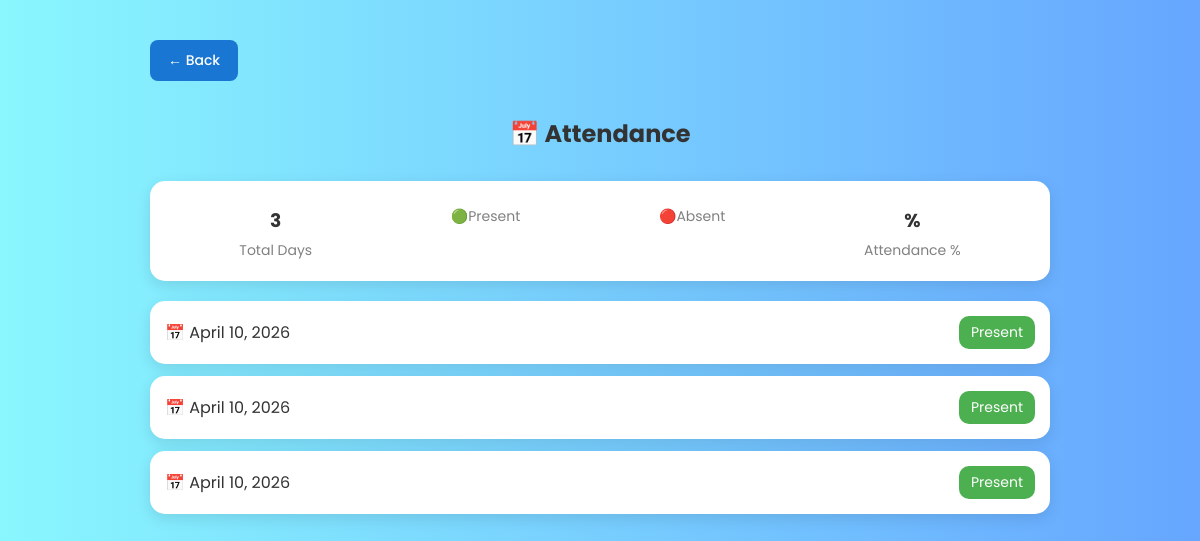
The app's page /attendance/ (signed in) with its own data.
### students/models.py (models this page shows, shortened)
class Attendance(models.Model):
    student = models.ForeignKey(Admission, on_delete=models.CASCADE)
    date = models.DateField()
    status = models.CharField(max_length=10)

### students/views.py (the view)
# urls.py: path('attendance/', views.attendance_view, name='attendance'),
def attendance_view(request):
    student_id = request.session.get('student_id')
    attendance = Attendance.objects.filter(student_id=student_id)
    return render(request, 'attendance.html', {'attendance': attendance})

### templates/attendance.html (shortened to what this page needs)
<!DOCTYPE html>
<html>
<head>
</head>
<body>
<div class="container">
    <a href="{% url 'student_dashboard' %}" class="back-btn">← Back</a>
    <h2 class="header">📅 Attendance</h2>
    <div class="summary">
        <div class="box">
            <h3>{{ attendance|length }}</h3>
            <p>Total Days</p>
        </div>
        <div class="box">
            <p>🟢Present</p>
        </div>
        <div class="box">
            <p>🔴Absent</p>
        </div>
        <div class="box">
            <h3>{{ percentage }}%</h3>
            <p>Attendance %</p>
        </div>
    </div>
    {% for a in attendance %}
        <div class="card">
            <div class="date">
                📅 {{ a.date }}
            </div>
            <div class="status {{ a.status }}">
                {{ a.status }}
            </div>
        </div>
    {% empty %}
        <div class="empty">
            📭 No Attendance Found
        </div>
    {% endfor %}
</div>
</body>
</html>

### templates/attendance.html (style rules this page uses)
body { font-family: 'Poppins', sans-serif; background: linear-gradient(to right, #89f7fe, #66a6ff); margin: 0; }
.container { max-width: 900px; margin: 40px auto; }
.back-btn { display: inline-block; margin-bottom: 15px; padding: 10px 18px; background: #1976d2; color: white; text-decoration: none; border-radius: 8px; font-size: 14px; font-weight: 500; }
.header { text-align: center; margin-bottom: 30px; color: #333; }
.card { background: white; padding: 15px; margin-bottom: 12px; border-radius: 15px; box-shadow: 0 5px 15px rgba(0,0,0,0.1); display: flex; justify-content: space-between; align-items: center; transition: 0.3s; }
.date { font-size: 16px; color: #333; }
.status { padding: 6px 12px; border-radius: 10px; font-size: 14px; color: white; }
.Present { background: #4CAF50; }
.summary { background: white; padding: 20px; border-radius: 15px; margin-bottom: 20px; box-shadow: 0 5px 15px rgba(0,0,0,0.1); display: flex; justify-content: space-around; text-align: center; }
.box h3 { margin: 5px 0; color: #333; }
.box p { margin: 0; font-size: 14px; color: gray; }

### records on screen
Attendance: date "April 10, 2026", status "Present"
Attendance: date "April 10, 2026", status "Present"
Attendance: date "April 10, 2026", status "Present"

### other values on screen
{{ attendance|length }} "3"
